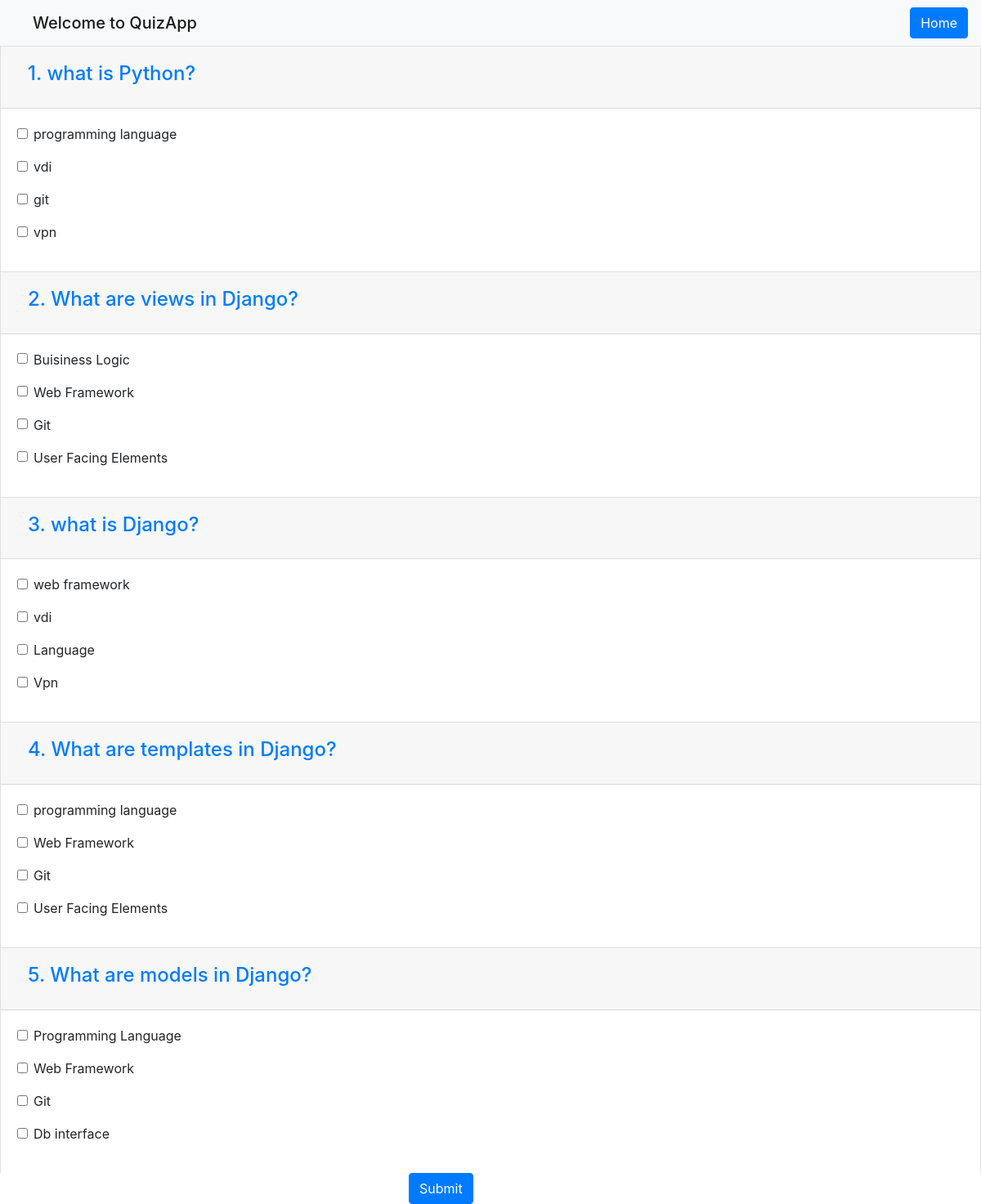
The page /takequiz/1/ (signed in) on the database its author committed.
### Users/models.py (models this page shows, shortened)
class Question(models.Model):
    category = models.ForeignKey(Category, on_delete=models.CASCADE, default=None, null=True)
    question = models.CharField(max_length=255)

class Choice(models.Model):
    question = models.ForeignKey(Question, on_delete=models.CASCADE)
    answer = models.CharField(max_length=50)
    correct = models.BooleanField(default=False)
    def __str__(self):
        return self.answer

### Users/views.py (the view)
# urls.py: path('takequiz/<int:pk>/',views.takequiz, name='takequiz'),
def takequiz(request, pk):
    if request.session.has_key('user'):
        category = Category.objects.get(pk=pk)
        questions = Question.objects.filter(category=category)
        return render(request, 'quiz.html', {'questions': questions, 'category': category})
    return redirect('userpage')

### Users/templates/quiz.html (shortened to what this page needs)
{% load static %}
<!DOCTYPE html>
<html>
<head>
	<link rel="stylesheet" type="text/css" href="{% static 'css/bootstrap.min.css' %}" >
</head>
<body>
	<nav class="navbar navbar-light bg-light">
  		<h2 class="navbar-brand mb-0 ml-4">Welcome to QuizApp</h2>
      <ul class="navbar-nav ml-auto">
        <ul class="navbar-nav">
            <li class="nav-item">
          <a class="btn btn-primary" href="/accounts/login/userpage/">Home <span class="sr-only">(current)</span></a>
        </li>
        </ul>
	</nav>
{% if user.is_authenticated %}
{% if questions %}
<form method="POST" action="{% url 'result' category.id %}">
{% for question in questions %}
<div class="accordion" id="accordionExample">
  <div class="card">
    <div class="card-header" id="heading{{ forloop.counter }}">
      <h2 class="mb-0">
        <button class="btn btn-link" type="button" data-toggle="collapse" data-target="#collapse{{ forloop.counter }}" aria-expanded="true" aria-controls="collapse{{ forloop.counter }}">
          <h4>{{ forloop.counter }}. {{ question.question }}</h4>
        </button>
      </h2>
    </div>
    <div id="collapse{{ forloop.counter }}" class="collapse show" aria-labelledby="heading{{ forloop.counter }}" data-parent="#accordionExample">
      <div class="card-body">
        {% for choice in question.choice_set.all %}
        <div class="form-group form-check">
    <input type="checkbox" class="form-check-input" id="exampleCheck1" name="check_option{{forloop.parentloop.counter}}{{forloop.counter}}"
    value="{{choice.id}}">
    <label class="form-check-label" for="exampleCheck1">{{choice}}</label>
  </div>
        {% endfor %}
      </div>
    </div>
  </div>
  </div>
  {% endfor %}
  <div class="mx-auto" style="width: 200px;">
  <button type="submit" class="btn btn-primary">Submit</button>
</div>
</form>
{% else %}
<div class="alert alert-danger" role="alert">
  There are no questions present in this category, Try again later!
</div>
{% endif %}
{% endif %}
</body>
</html>

### rows shown on the page
Question: question "what is Python?"
Choice: answer "programming language"
Choice: answer "vdi"
Choice: answer "git"
Choice: answer "vpn"
Question: question "What are views in Django?"
Choice: answer "Buisiness Logic"
Choice: answer "Web Framework"
Choice: answer "Git"
Choice: answer "User Facing Elements"
Question: question "what is Django?"
Choice: answer "web framework"
Choice: answer "vdi"
Choice: answer "Language"
Choice: answer "Vpn"
Question: question "What are templates in Django?"
Choice: answer "programming language"
Choice: answer "Web Framework"
Choice: answer "Git"
Choice: answer "User Facing Elements"
Question: question "What are models in Django?"
Choice: answer "Programming Language"
Choice: answer "Web Framework"
Choice: answer "Git"
Choice: answer "Db interface"
